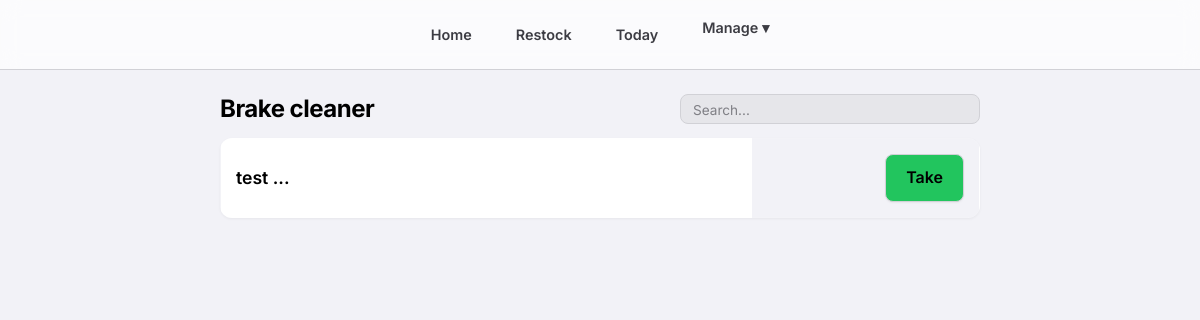
The page /subcategory/1/ (signed in) on the database as committed earlier.
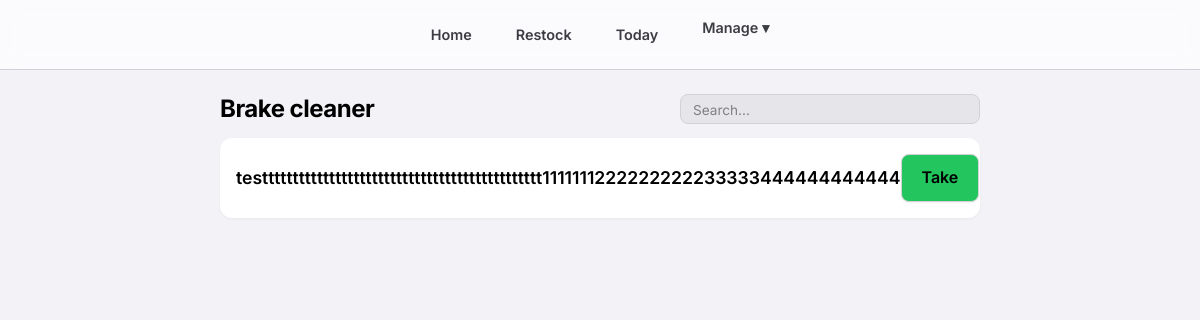
The same page on the database as committed later.
### consumables/models.py (models this page shows, shortened)
class Item(models.Model):
    category = models.ForeignKey(Category, related_name='items', on_delete=models.CASCADE)
    subcategory = models.ForeignKey(SubCategory, related_name='items', on_delete=models.SET_NULL, null=True, blank=True)
    name = models.CharField(max_length=200)
    average_stock = models.IntegerField(default=0, help_text="Ideal stock level for calculation")
    current_stock = models.IntegerField(default=0)
    score = models.IntegerField(default=1, help_text="Credits earned per unit taken")
    class Meta:
        constraints = [
            models.UniqueConstraint(
                fields=['category', 'name'],
                condition=models.Q(subcategory__isnull=True),
                name='unique_direct_item_idx'
            ),
            models.UniqueConstraint(
                fields=['subcategory', 'name'],
                name='unique_subcategory_item_idx'
            )
        ]
    def stock_percentage(self):
        if self.average_stock <= 0:
            return 100 # Default to full/green if no average set to avoid div/0 error showing red
        return (self.current_stock / self.average_stock) * 100
    def stock_status_color(self):
        pct = self.stock_percentage()
        if pct < 25:
            return "#ef4444" # Red
        elif pct < 50:
            return "#eab308" # Yellow
        else:
            return "#22c55e" # Green

### consumables/views.py (the view)
# urls.py: path('subcategory/<int:subcategory_id>/', views.view_subcategory, name='view_subcategory'),
@login_required
def view_subcategory(request, subcategory_id):
    subcategory = get_object_or_404(SubCategory, pk=subcategory_id)
    items = subcategory.items.all()
    return render(request, 'consumables/view_subcategory.html', {
        'subcategory': subcategory,
        'items': items
    })

### consumables/templates/consumables/view_subcategory.html (shortened to what this page needs)
{% extends 'consumables/base.html' %}
{% block content %}
<div style="display: flex; justify-content: space-between; align-items: center; margin-bottom: 10px; gap: 15px;">
    <h2 style="margin: 0; color: var(--text-primary); white-space: nowrap;">{{ subcategory.name }}</h2>
    <div class="search-container" style="flex-grow: 1; margin: 0; padding: 0; max-width: 300px;">
        <input type="text" id="subItemSearch" class="tiny-search" placeholder="Search..." style="margin: 0;">
    </div>
</div>
<div class="item-list">
    {% for item in items %}
    <div class="item-card"
        style="background: linear-gradient(90deg, var(--card-bg) {{ item.stock_percentage|floatformat:0 }}%, transparent {{ item.stock_percentage|floatformat:0 }}%); border-color: rgba(255,255,255,0.1);">
        <div class="item-info">
            <div class="item-name">{{ item.name }}</div>
        </div>
        <div>
            {% if item.current_stock > 0 %}
            <a href="{% url 'take_item' item.id %}?next={{ request.path }}" class="btn btn-take" style="background-color: {{ item.stock_status_color }};
               {% if item.stock_status_color == '#22c55e' %}color: black;{% endif %}">
                Take
            </a>
            {% else %}
            <button class="btn" style="background-color: #333; color: #777; cursor: not-allowed;" disabled>Out</button>
            {% endif %}
        </div>
    </div>
    {% empty %}
    <div style="text-align: center; color: var(--text-secondary); padding: 40px;">
        No items found in this subcategory.
    </div>
    {% endfor %}
</div>
{% endblock %}

Rows that differ between the two databases and show on the page:
changed Item: average_stock 33 → 10 (drawn); name "test ..." → "testttttttttttttttttttttttttttttttttttttttttttttt1111111222222222233333444444444444"
